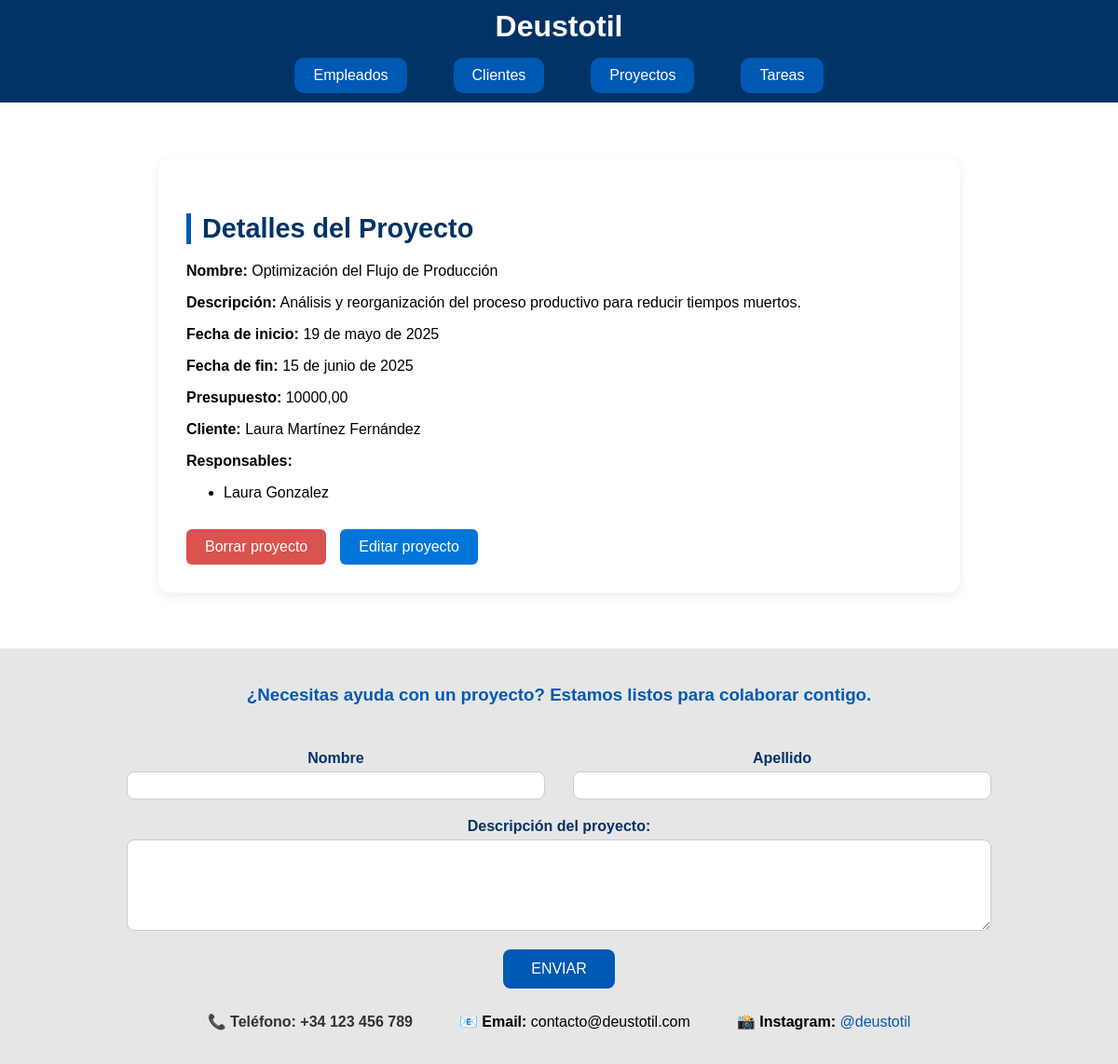
Screenshot of /deustotil/1/detalles_proyecto (signed in) with the database file from the repository.
### appEmpresaDjango/models.py (models this page shows, shortened)
class Proyecto(models.Model):
    nombre = models.CharField(max_length=100)
    descripcion = models.TextField()
    fecha_inicio = models.DateField()
    fecha_fin = models.DateField()
    presupuesto = models.DecimalField(max_digits=10, decimal_places=2)
    cliente = models.ForeignKey(Cliente, on_delete=models.CASCADE, related_name='proyectos')
    responsables = models.ManyToManyField(Empleado, blank=True, related_name="proyectos_responsables")

class Cliente(models.Model):
    nombre = models.CharField(max_length=100)
    email = models.EmailField()
    telefono = models.CharField(max_length=20)
    direccion = models.TextField()
    def __str__(self):
        return self.nombre

class Empleado(models.Model):
    dni = models.CharField(max_length=10, unique=True)
    nombre = models.CharField(max_length=100)
    apellidos = models.CharField(max_length=150)
    email = models.EmailField()
    telefono = models.CharField(max_length=20)

### appEmpresaDjango/views.py (the view)
# urls.py: path('<int:pk>/detalles_proyecto', views.DetailProyectoView.as_view(), name='detalles_proyecto'),
class DetailProyectoView(LoginRequiredMixin, DetailView):
    model = Proyecto
    context_object_name = 'lista_proyecto'
    login_url = '/login/'

### appEmpresaDjango/templates/appEmpresaDjango/proyecto_detail.html
{% extends "base.html" %}
{% block content %}
<section id="contenido" class="detalle-contenedor">
    <h1 class="titulo-detalle">Detalles del Proyecto</h1>
    <p><strong>Nombre:</strong> {{ lista_proyecto.nombre }}</p>
    <p><strong>Descripción:</strong> {{ lista_proyecto.descripcion }}</p>
    <p><strong>Fecha de inicio:</strong> {{ lista_proyecto.fecha_inicio }}</p>
    <p><strong>Fecha de fin:</strong> {{ lista_proyecto.fecha_fin }}</p>
    <p><strong>Presupuesto:</strong> {{ lista_proyecto.presupuesto }}</p>
    <p><strong>Cliente:</strong> {{ lista_proyecto.cliente }}</p>
     <p><strong>Responsables:</strong></p>
    <ul>
        {% for empleado in lista_proyecto.responsables.all %}
            <li>{{ empleado.nombre }} {{ empleado.apellidos }}</li>
        {% empty %}
            <li>No hay responsables asignados.</li>
        {% endfor %}
    </ul>
    <div class="acciones">
        <a href="{% url 'borrar_proyecto' lista_proyecto.id %}" class="boton-accion boton-borrar">Borrar proyecto</a>
        <a href="{% url 'modificar_proyecto' lista_proyecto.id %}" class="boton-accion boton-editar">Editar proyecto</a>
    </div>
</section>
{% endblock %}

### appEmpresaDjango/static/css/estilo.css (style rules this page uses)
.boton-accion { padding: 10px 20px; text-decoration: none; border-radius: 6px; color: white; border: none; font-weight: 500; cursor: pointer; transition: background-color 0.3s ease; }
.boton-borrar { background-color: #d9534f; }
.boton-editar { background-color: #0275d8; }
.cuerpo-principal { font-family: Arial, sans-serif; background-color: #f2f2f2; margin: 0; padding: 0; }
.detalle-contenedor { max-width: 800px; margin: 40px auto; padding: 30px; background-color: #ffffff; border-radius: 12px; box-shadow: 0 4px 12px rgba(0, 0, 0, 0.08); }
.titulo-detalle { font-size: 1.8rem; font-weight: bold; color: #003366; margin-bottom: 20px; border-left: 5px solid #0059b3; padding-left: 12px; }
.detalle-contenedor p { margin-bottom: 12px; font-size: 1rem; }
.acciones { margin-top: 30px; display: flex; gap: 15px; flex-wrap: wrap; }

### rows the page displays
Proyecto: nombre "Optimización del Flujo de Producción", descripcion "Análisis y reorganización del proceso productivo para reducir tiempos muertos.", fecha_inicio "19 de mayo de 2025", fecha_fin "15 de junio de 2025", presupuesto "10000,00", cliente "Laura Martínez Fernández"
Empleado: nombre "Laura", apellidos "Gonzalez"
